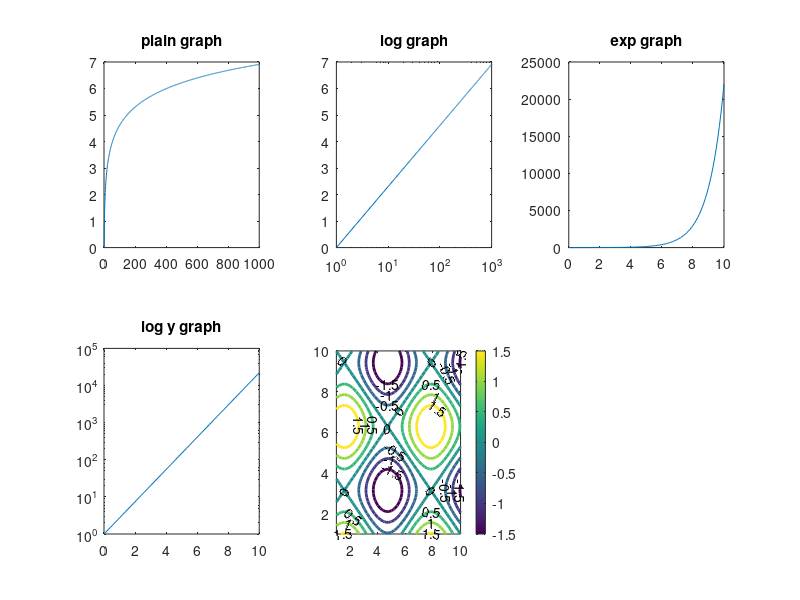

This figure's MATLAB source:
clc
clear all

x1= 0:1000;
y1 = log(x1);
x2 = 0:0.1:10;
y2 = exp(x2);
y3 = 2*x2.^3;

figure("name", "subplot")
subplot(2,3,1)
plot(x1,y1)
title("plain graph")
subplot(2,3,2)
semilogx(x1,y1)
title("log graph")
subplot(2,3,3)
plot(x2,y2)
title("exp graph")
subplot(2,3,4)
semilogy(x2,y2)
title("log y graph")
subplot(2,3,5)
loglog(x2,y3)
title("log log graph")

%%
[i, j] = meshgrid( 1:0.2:10, 1:0.2:10);
k = sin(i) + cos(j);
%surf(i,j,k)
%mesh(i,j,k)
contour(i,j,k, [-2:0.5:2], "Showtext", "on", "LineWidth", 2)
colorbar


